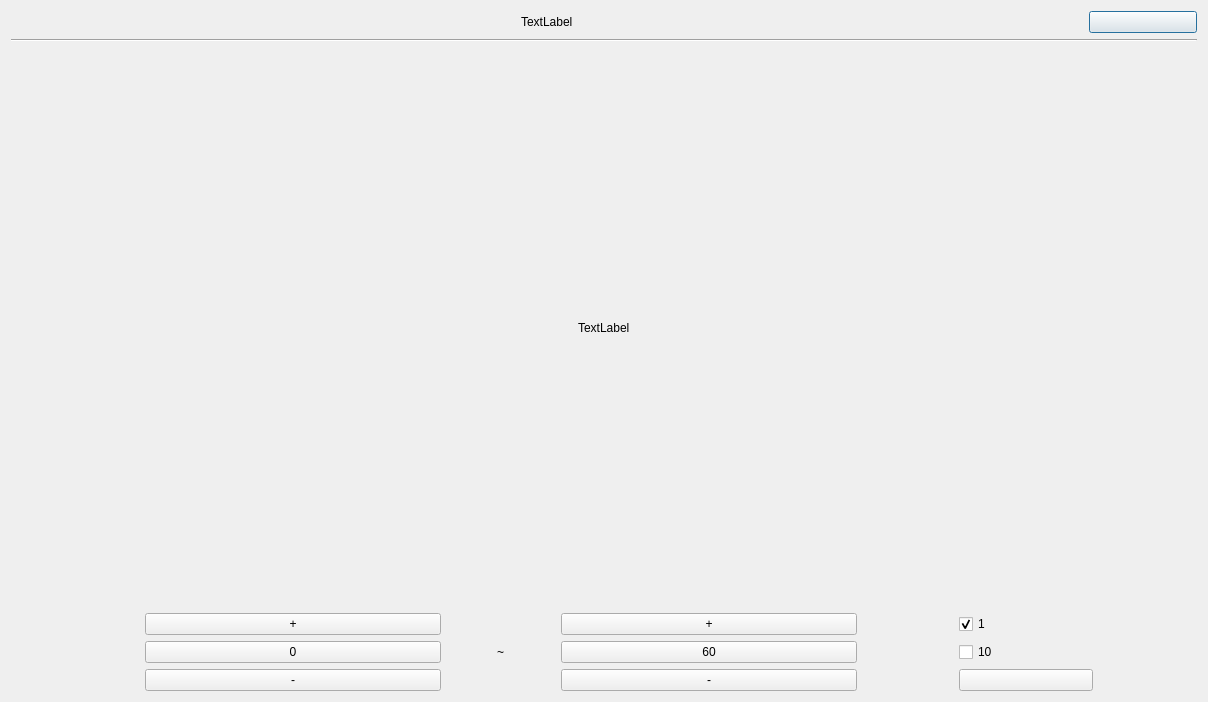
<?xml version="1.0" encoding="UTF-8"?>
<ui version="4.0">
 <class>SearchBoxDialog</class>
 <widget class="QDialog" name="SearchBoxDialog">
  <property name="geometry">
   <rect>
    <x>0</x>
    <y>0</y>
    <width>1208</width>
    <height>702</height>
   </rect>
  </property>
  <property name="windowTitle">
   <string>Form</string>
  </property>
  <property name="styleSheet">
   <string notr="true"/>
  </property>
  <layout class="QVBoxLayout" name="verticalLayout_2" stretch="14,0,68">
   <item>
    <layout class="QHBoxLayout" name="horizontalLayout_3" stretch="347,35">
     <item alignment="Qt::AlignHCenter">
      <widget class="CustomLabel" name="titleLabel">
       <property name="text">
        <string>TextLabel</string>
       </property>
      </widget>
     </item>
     <item>
      <widget class="CustomPushButton" name="closePushButton">
       <property name="text">
        <string/>
       </property>
      </widget>
     </item>
    </layout>
   </item>
   <item>
    <widget class="Line" name="line">
     <property name="orientation">
      <enum>Qt::Horizontal</enum>
     </property>
    </widget>
   </item>
   <item>
    <layout class="QVBoxLayout" name="verticalLayout" stretch="1,3">
     <item>
      <layout class="QHBoxLayout" name="horizontalLayout">
       <item alignment="Qt::AlignHCenter">
        <widget class="CustomLabel" name="searchTextLabel">
         <property name="text">
          <string>TextLabel</string>
         </property>
        </widget>
       </item>
      </layout>
     </item>
     <item>
      <layout class="QGridLayout" name="gridLayout" rowstretch="1,1,1" columnstretch="70,154,56,154,50,70,54">
       <item row="1" column="5">
        <widget class="CustomCheckBox" name="checkBox_2">
         <property name="text">
          <string>10</string>
         </property>
        </widget>
       </item>
       <item row="0" column="5">
        <widget class="CustomCheckBox" name="checkBox">
         <property name="text">
          <string>1</string>
         </property>
         <property name="checked">
          <bool>true</bool>
         </property>
        </widget>
       </item>
       <item row="0" column="3">
        <widget class="CustomPushButton" name="secondPlusButton">
         <property name="text">
          <string>+</string>
         </property>
        </widget>
       </item>
       <item row="1" column="3">
        <widget class="CustomPushButton" name="secondValueButton">
         <property name="text">
          <string>60</string>
         </property>
        </widget>
       </item>
       <item row="2" column="5">
        <widget class="CustomPushButton" name="searchButton">
         <property name="text">
          <string/>
         </property>
        </widget>
       </item>
       <item row="2" column="1">
        <widget class="CustomPushButton" name="firstMinusButton">
         <property name="text">
          <string>-</string>
         </property>
        </widget>
       </item>
       <item row="1" column="2" alignment="Qt::AlignHCenter">
        <widget class="QLabel" name="label_2">
         <property name="text">
          <string>~</string>
         </property>
        </widget>
       </item>
       <item row="0" column="4">
        <spacer name="horizontalSpacer">
         <property name="orientation">
          <enum>Qt::Horizontal</enum>
         </property>
         <property name="sizeHint" stdset="0">
          <size>
           <width>40</width>
           <height>20</height>
          </size>
         </property>
        </spacer>
       </item>
       <item row="0" column="1">
        <widget class="CustomPushButton" name="firstPlusButton">
         <property name="text">
          <string>+</string>
         </property>
        </widget>
       </item>
       <item row="0" column="0">
        <spacer name="horizontalSpacer_2">
         <property name="orientation">
          <enum>Qt::Horizontal</enum>
         </property>
         <property name="sizeHint" stdset="0">
          <size>
           <width>40</width>
           <height>20</height>
          </size>
         </property>
        </spacer>
       </item>
       <item row="2" column="3">
        <widget class="CustomPushButton" name="secondMinusButton">
         <property name="text">
          <string>-</string>
         </property>
        </widget>
       </item>
       <item row="1" column="1">
        <widget class="CustomPushButton" name="firstValueButton">
         <property name="text">
          <string>0</string>
         </property>
        </widget>
       </item>
       <item row="0" column="6">
        <spacer name="horizontalSpacer_3">
         <property name="orientation">
          <enum>Qt::Horizontal</enum>
         </property>
         <property name="sizeHint" stdset="0">
          <size>
           <width>40</width>
           <height>20</height>
          </size>
         </property>
        </spacer>
       </item>
      </layout>
     </item>
    </layout>
   </item>
  </layout>
 </widget>
 <customwidgets>
  <customwidget>
   <class>CustomPushButton</class>
   <extends>QPushButton</extends>
   <header>CustomPushButton.h</header>
  </customwidget>
  <customwidget>
   <class>CustomLabel</class>
   <extends>QLabel</extends>
   <header>CustomLabel.h</header>
  </customwidget>
  <customwidget>
   <class>CustomCheckBox</class>
   <extends>QCheckBox</extends>
   <header>CustomCheckBox.h</header>
  </customwidget>
 </customwidgets>
 <resources/>
 <connections/>
</ui>
